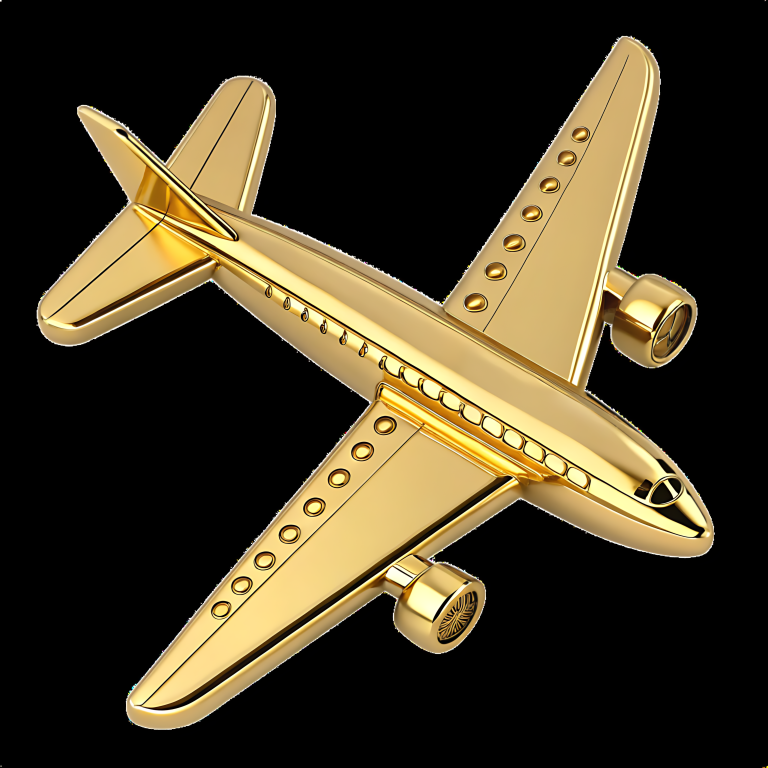
#> input picture OpenCV/airplane.png, 3072 x 3072 px, found by its file name (shown at 1/4 size)
$ jupyter execute 'Lec 5- Resize.ipynb'
#> lines starting #> are read from the running program, lines starting #| are printed output that depends on the picture
[cell 1]
import cv2
img=cv2.imread('/Users/priyanshugupta/Desktop/OpenCV/airplane.png')
#> img is the input picture: shape (3072, 3072, 3); mean B, G, R 34.8, 55.9, 65.5

[cell 2]
img_resize=cv2.resize(img,(800,800))
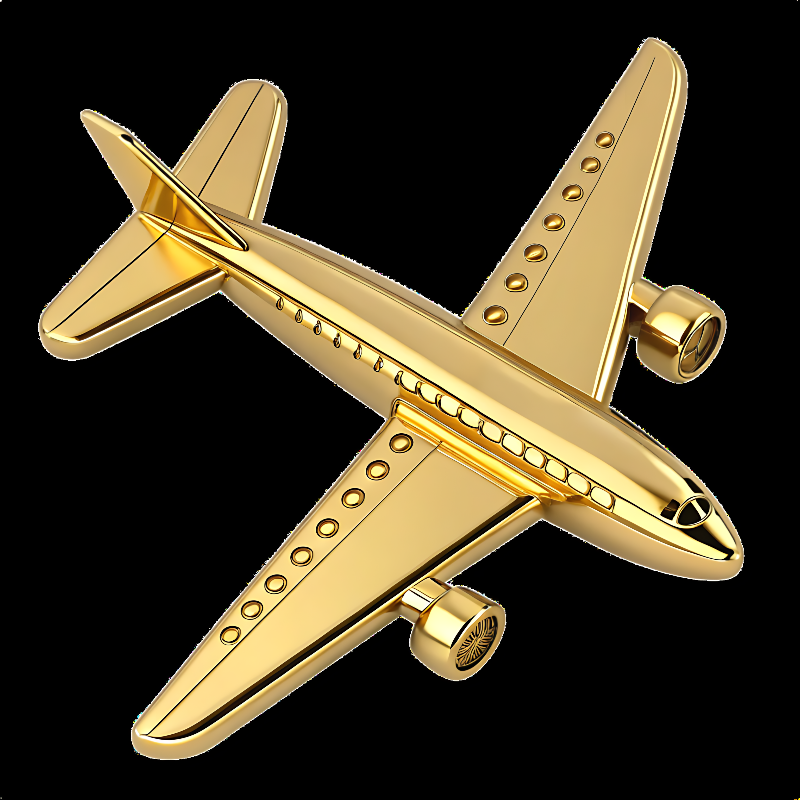
#> img_resize: shape (800, 800, 3); mean B, G, R 34.8, 55.9, 65.4
cv2.imshow('window',img_resize)
cv2.waitKey(19)

[cell 3]
## to reduce the image size of airplane to half of its size if i don't know the size

img_resize=cv2.resize(img,(img.shape[1]//2,img.shape[0]//2))
#> img_resize: shape (1536, 1536, 3)
cv2.imshow('window',img_resize)
cv2.waitKey(19)
